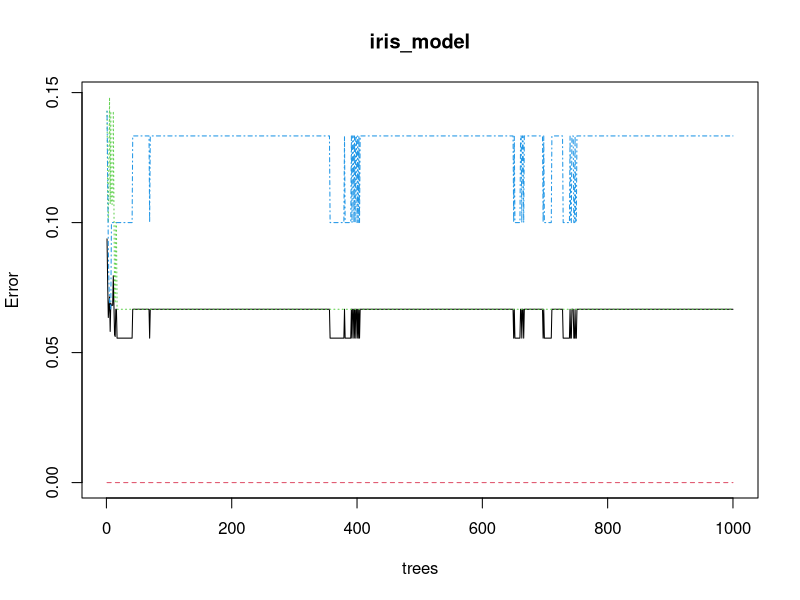
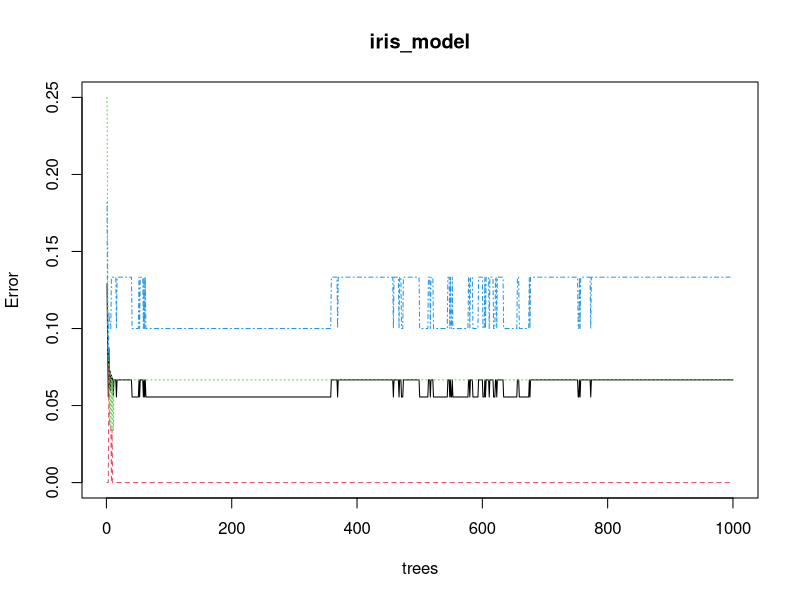

The R source for these figures, in order:
library(randomForest)
data(iris)

head(iris)
train_target <- c(1:30, 51:80, 101:130)
iris_train <- iris[train_target, ] #6割train、4割test
iris_test <- iris[-train_target, ]

iris_model <- randomForest(Species ~ ., iris_train, ntree=1000)
plot(iris_model)

prediction <- predict(iris_model, newdata = iris_test[,1:4])
answer = c(rep("setosa", 20), rep("versicolor", 20), rep("virginica", 20))
correct <- 0
for (i in 1:length(prediction)) {
        if(prediction[i] == answer[i]) {
                correct <- correct + 1
        }
}
correct / 60
#[1] 0.9833333

#ランダムな変数を混ぜてみる
set.seed(190813)
iris_dummy <- cbind(iris, rnorm(150, 5, 1))
colnames(iris_dummy)[6] <- "dummy"

iris_train <- iris_dummy[train_target, ] #6割train、4割test
iris_test <- iris_dummy[-train_target, ]

iris_model <- randomForest(Species ~ ., iris_train, ntree=1000)
plot(iris_model)

prediction <- predict(iris_model, newdata = iris_test[,c(1:4, 6)])
answer = c(rep("setosa", 20), rep("versicolor", 20), rep("virginica", 20))
correct <- 0
for (i in 1:length(prediction)) {
        if(prediction[i] == answer[i]) {
                correct <- correct + 1
        }
}
correct / 60
# [1] 0.9666667
# 精度は2%ほど下がった。